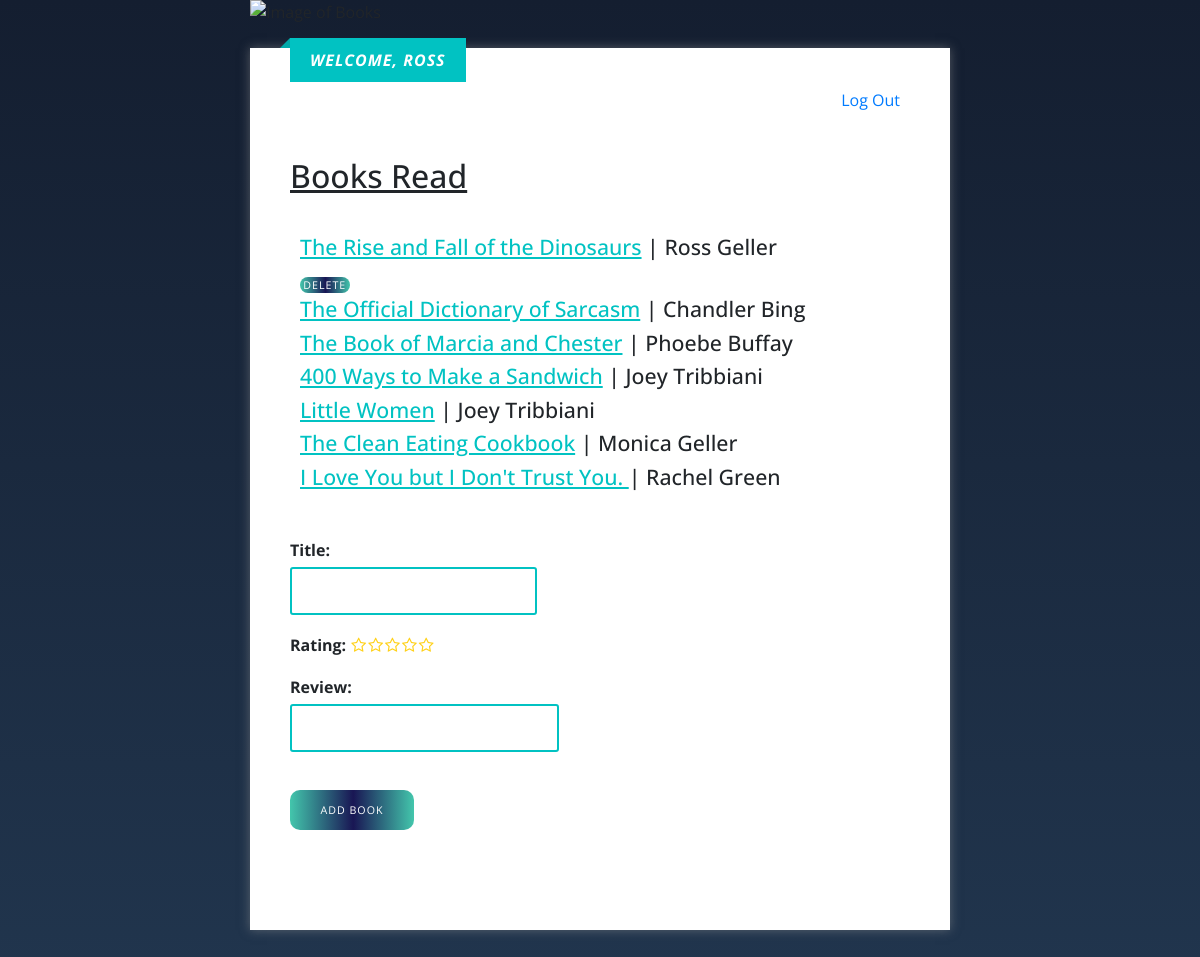
/users/profile (signed in), run on the app's committed database.
### solo_app/models.py (models this page shows)
class User(models.Model):
    first_name = models.CharField(max_length=45)
    last_name = models.CharField(max_length=45)
    email = models.CharField(max_length=45)
    password = models.CharField(max_length=255)
    created_at = models.DateTimeField(auto_now_add=True)
    updated_at= models.DateTimeField(auto_now=True)
    objects = UserManager()

class Book(models.Model):
    title = models.CharField(max_length=255)
    uploaded_by = models.ForeignKey(User, related_name="books_uploaded", on_delete=models.CASCADE)
    reviews = models.ForeignKey('Review', related_name="reviews", null=True, on_delete=models.CASCADE)
    created_at = models.DateTimeField(auto_now_add=True)
    updated_at= models.DateTimeField(auto_now=True)
    objects = BookManager()

### solo_app/views.py (the view)
# urls.py: path('users/profile', views.main_page),
def main_page(request):
    if 'user_id' not in request.session:
        return redirect('/')
    current_user = User.objects.get(id=request.session['user_id'])
    context = {
        'current_user': User.objects.get(id=request.session['user_id']),
        'all_users': User.objects.all(),
        'all_books': Book.objects.all(),
        'all_reviews': Review.objects.all(),
    }
    return render(request, 'main_page.html', context)

### solo_app/templates/main_page.html (shortened to what this page needs)
<!DOCTYPE html>
<html lang="en">
<head>
    <link rel="stylesheet" href="https://cdnjs.cloudflare.com/ajax/libs/twitter-bootstrap/4.3.1/css/bootstrap.min.css">
    <link rel="stylesheet" href="https://cdnjs.cloudflare.com/ajax/libs/font-awesome/4.2.0/css/font-awesome.min.css">
    {% load static %}
    <link rel="stylesheet" href="{% static 'css/starrr.css' %}">
    {% load static %}
    <link rel="stylesheet" href="{% static 'css/style.css' %}">
    {% load static %}
</head>
<body>
    <img src="{% static '/css/Book_img.jpg' %}" alt="Image of Books" class="d-flex mx-auto mb-4" />
    <div id="reg-container">
        <div class="title">Welcome, {{current_user.first_name}}</div>
        <div class="header">
            <a href="/logout">Log Out</a>
        </div>
        <div class="sub-container">
            <h2>Books Read</h2><br>
            <div class="reviews">
                {% for one_book in all_books %}
                <h3><a href="/books/{{one_book.id}}">{{one_book.title}}</a> | {{one_book.uploaded_by.first_name}} {{one_book.uploaded_by.last_name}}</h3>
                {% if current_user.id == one_book.uploaded_by.id %}
                <form class="edit" action="/books/{{one_book.id}}/delete" method="POST">
                    <input class="delete_btn" type="submit" value="delete">
                </form>
                {% endif %}
                {% endfor %}
            </div>
            <form class="add_book" action="/books/create" method="POST">
                <div class="form">
                    <label>Title: <input type="text" name="title"></label>
                </div>
                <div class="form">
                    <div class="starrr">
                        <label>Rating: </label>
                    </div>
                </div>
                <div class="form">
                    <label>Review: <input type="text" name="review"></label>
                </div>
                <input class="submit" type="submit" value="Add Book">
            </form>
        </div>
    </div>
</body>
</html>

### solo_app/static/css/starrr.css (style rules this page uses)
.starrr { display: inline-block; }

### solo_app/static/css/style.css (style rules this page uses)
* { margin: 0px; padding: 0px; }
body { background: #141e30; background: -webkit-linear-gradient( to top, #243b55, #141e30 ); background: linear-gradient( to top, #243b55, #141e30 ); font-family: "open sans", sans-serif; }
img { width: 700px; margin-left: auto; margin-right: auto; display: block; margin-bottom: 10px; }
#reg-container { width: 700px; margin: auto; background: #fff; padding: 40px; box-sizing: border-box; height: auto; position: relative; box-shadow: 0 0 10px rgba(150, 150, 150, 0.5); display: block; margin-bottom: 300px; }
.title { position: absolute; top: -10px; background: #01c2c2; color: #fff; padding: 10px 20px; font-weight: 700; font-style: italic; text-transform: uppercase; letter-spacing: 1px; }
.title:before { content: ""; position: absolute; top: 0; left: -10px; border-left: 5px solid transparent; border-right: 5px solid #01a9a9; border-top: 5px solid transparent; border-bottom: 5px solid #01a9a9; }
.sub-container { padding-top: 30px; }
.form { width: 100%; margin-bottom: 10px; }
.form label { text-transform: capitalize; font-weight: 700; }
.form input { margin: 5px 0 0; width: 100%; padding: 10px; box-sizing: border-box; border: 2px solid #01c2c2; color: #3e3e40; outline: none; border-radius: 3px; }
h2 { text-decoration: underline; margin: 15px 0px; font-size: 24pt; }
h3 { font-size: 16pt; }
h3 a { font-size: 16pt; text-decoration: underline; color: #01c2c2; }
.add_book { margin: 40px 0px; }
.submit { width: 20%; height: 40px; text-align: center; line-height: 40px; text-transform: uppercase; color: #fff; font-size: 8pt; letter-spacing: 1px; cursor: pointer; margin-top: 20px; margin-bottom: 20px; border-width: 0px; border-color: white; border-radius: 10px; background-image: linear-gradient( to right, #43c6ac 0%, #191654 51%, #43c6ac 100% ); background-position: right center; color: #fff; text-decoration: none; }
.reviews { display: inline-block; margin: 0px 10px; font-size: 14pt; width: 100%; }
.header { display: flex; justify-content: flex-end; }
.header a { margin: 0px 10px; }
.delete_btn { width: 8%; text-align: center; text-transform: uppercase; color: #fff; font-size: 8pt; letter-spacing: 1px; cursor: pointer; border-width: 0px; border-color: white; border-radius: 10px; background-image: linear-gradient( to right, #43c6ac 0%, #191654 51%, #43c6ac 100% ); }

### data on the page
User: first_name "ROSS"
Book: title "The Rise and Fall of the Dinosaurs", uploaded_by.first_name "Ross", uploaded_by.last_name "Geller"
Book: title "The Official Dictionary of Sarcasm", uploaded_by.first_name "Chandler", uploaded_by.last_name "Bing"
Book: title "The Book of Marcia and Chester", uploaded_by.first_name "Phoebe", uploaded_by.last_name "Buffay"
Book: title "400 Ways to Make a Sandwich", uploaded_by.first_name "Joey", uploaded_by.last_name "Tribbiani"
Book: title "Little Women", uploaded_by.first_name "Joey", uploaded_by.last_name "Tribbiani"
Book: title "The Clean Eating Cookbook", uploaded_by.first_name "Monica", uploaded_by.last_name "Geller"
Book: title "I Love You but I Don't Trust You.", uploaded_by.first_name "Rachel", uploaded_by.last_name "Green"
